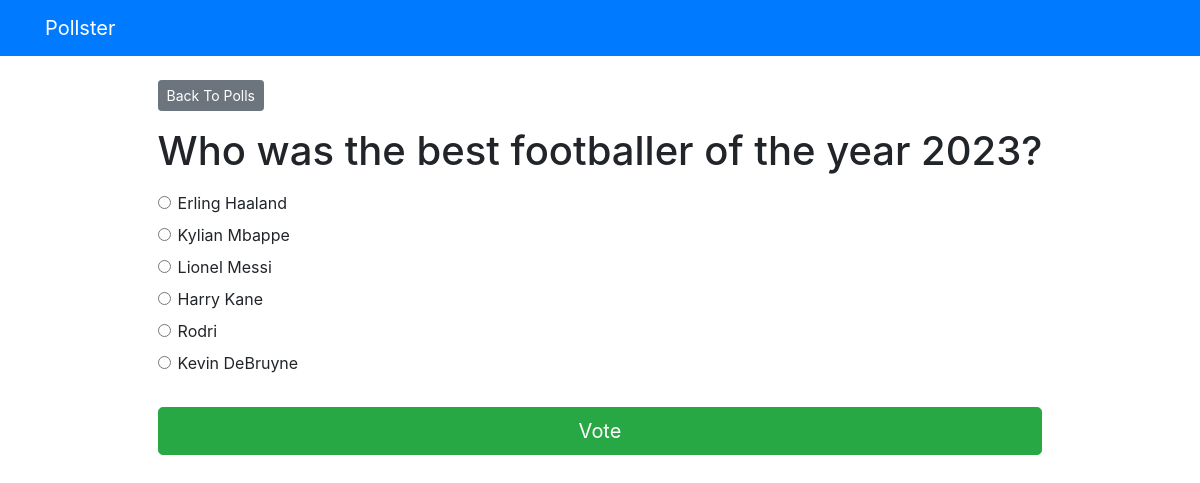
The page /polls/1/ on the database its author committed.
### polls/models.py (models this page shows, shortened)
class Question(models.Model):
    question = models.CharField(max_length=200)
    published_date = models.DateTimeField('publishedDate')

class Choice(models.Model):
    question = models.ForeignKey(Question, on_delete=models.CASCADE)
    choice = models.CharField(max_length=200)
    votes = models.IntegerField(default=0)

### polls/views.py (the view)
# urls.py: path("<int:question_id>/", views.detail, name="detail"),  # Details page
def detail(request, question_id):
    try:
        question = get_object_or_404(Question, pk=question_id)
    except Question.DoesNotExist:
        raise Http404("Question does not exist")
    return render(request, "polls/detail.html", {"question": question})

### templates/polls/detail.html (shortened to what this page needs)
{% extends 'base.html' %}
{% block content %}
<a class="btn btn-secondary btn-sm mb-3" href="{% url 'polls:index' %}">Back To Polls</a>
<h1 class="text-center mb-3">{{ question.question }}</h1>
<form action="{% url 'polls:vote' question.id %}" method="post">
    {% for choice in question.choice_set.all %}
    <div class="form-check">
        <input type="radio" name="choice" class="form-check-input" id="choice{{ forloop.counter }}"
            value="{{ choice.id }}" />
        <label for="choice{{ forloop.counter }}">{{ choice.choice }}</label>
    </div>
    {% endfor %}
    <input type="submit" value="Vote" class="btn btn-success btn-lg btn-block mt-4" />
</form>
{% endblock %}

### rows shown on the page
Question: question "Who was the best footballer of the year 2023?"
Choice: choice "Erling Haaland"
Choice: choice "Kylian Mbappe"
Choice: choice "Lionel Messi"
Choice: choice "Harry Kane"
Choice: choice "Rodri"
Choice: choice "Kevin DeBruyne"
